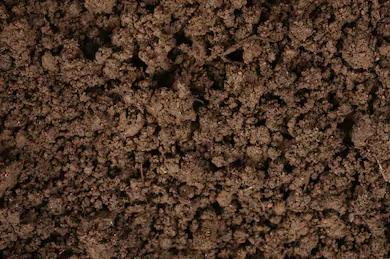
#> input picture data/balanced_dataset/test/Alluvial_soil/Alluvial_soil_test_11.jpg, 390 x 259 px
$ python -i quality.py   (imports and definitions only)
#> lines starting #> are read from the running program, lines starting #| are printed output that depends on the picture
"""Image sanity checks for soil photos.

A softmax classifier always returns one of its trained classes, so a photo of
grass or a wall can still score high. These cheap, fully local heuristics catch
obviously unusable photos first and let the API return a specific, actionable
message instead of a confident-but-wrong prediction.

Heuristics only: no retraining and no extra model.
"""

import math

from PIL import Image, ImageStat

MIN_DIMENSION = 120

# Mean brightness floor. Set low on purpose: a real photo of a dark, freshly
# tilled field measures around 31/255, so only near-black images are rejected.
MIN_BRIGHTNESS = 20
MAX_BRIGHTNESS = 232
MIN_CONTRAST = 10

# Fraction of pixels that must look like earth (brown/orange/red/yellow) or
# neutral grey/brown before we accept the photo as soil at all. A photo of a
# building and sky scored 0.20; genuine soil photos scored 0.39-1.00.
MIN_EARTH_FRACTION = 0.30

TIPS = [
    "Fill the frame with soil - avoid including sky, plants, or tools.",
    "Shoot in soft daylight; avoid harsh shadows and direct flash glare.",
    "Get close enough that the soil texture is visible, and hold steady.",
]


# [35 lines left out: function message_for, not called in this run]


def _earth_fraction(image):
    """Share of pixels whose colour plausibly belongs to soil."""
    sample = image.convert("RGB").resize((96, 96))
    hue, sat, val = sample.convert("HSV").split()
    hues = list(hue.getdata())
    sats = list(sat.getdata())
    vals = list(val.getdata())

    earth = 0
    for h, s, v in zip(hues, sats, vals):
        # Ignore blown-out highlights and crushed black shadows.
        if v < 20 or v > 245:
            continue
        # Brown / orange / red / yellow hues, or low-saturation neutrals.
        if s < 45 or h <= 55 or h >= 220:
            earth += 1

    return earth / len(hues)


def assess_image(image):
    """Return {'ok': bool, 'reason': str|None, 'message': str, 'tips': list}."""
    width, height = image.size
    if min(width, height) < MIN_DIMENSION:
        return {
            "ok": False,
            "reason": "too_small",
            "message": message_for("too_small", width=width, height=height),
            "tips": ["Upload at least 300x300 pixels for a reliable reading."],
        }

    rgb = image.convert("RGB").resize((96, 96))
    stats = ImageStat.Stat(rgb.convert("L"))
    mean_brightness = stats.mean[0]
    contrast = stats.stddev[0]

    if mean_brightness < MIN_BRIGHTNESS:
        return {"ok": False, "reason": "too_dark",
                "message": message_for("too_dark"), "tips": TIPS}

    if mean_brightness > MAX_BRIGHTNESS:
        return {"ok": False, "reason": "too_bright",
                "message": message_for("too_bright"), "tips": TIPS}

    if contrast < MIN_CONTRAST:
        return {"ok": False, "reason": "flat",
                "message": message_for("flat"), "tips": TIPS}

    earth = _earth_fraction(rgb)
    if earth < MIN_EARTH_FRACTION:
        return {"ok": False, "reason": "not_soil",
                "message": message_for("not_soil"), "tips": TIPS}

    return {"ok": True, "reason": None, "message": "", "tips": []}


# [7 lines left out: function normalised_entropy, not called in this run]

>>> from PIL import Image
>>> picture = Image.open('../data/balanced_dataset/test/Alluvial_soil/Alluvial_soil_test_11.jpg')
#> picture is the input picture: PIL image 390x259 RGB; mean R, G, B 77.2, 54.1, 40
>>> result = assess_image(picture)
#> in assess_image, `rgb = image.convert("RGB").resize((96, 96))`:
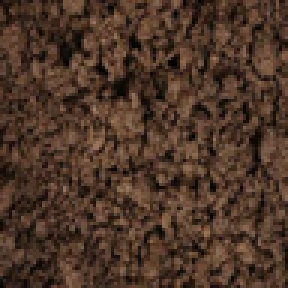
#> rgb: PIL image 96x96 RGB (shown 3 times larger); mean R, G, B 77.2, 54.1, 40
#> in assess_image, `mean_brightness = stats.mean[0]`: mean_brightness = 59.45
#> in assess_image, `contrast = stats.stddev[0]`: contrast = 23.7
#> in _earth_fraction, `hue, sat, val = sample.convert("HSV").split()`:
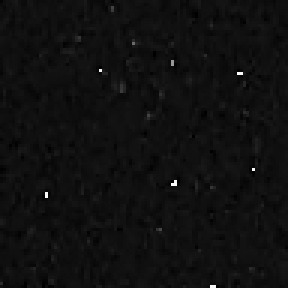
#> hue: PIL image 96x96 L (shown 3 times larger); min 0, max 253, mean 15.9
#> in _earth_fraction, `hue, sat, val = sample.convert("HSV").split()`:
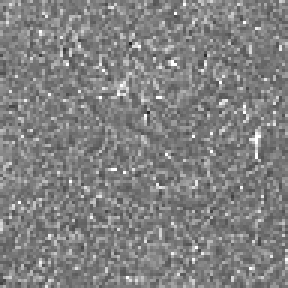
#> sat: PIL image 96x96 L (shown 3 times larger); min 38, max 255, mean 128.8
#> in _earth_fraction, `hue, sat, val = sample.convert("HSV").split()`:
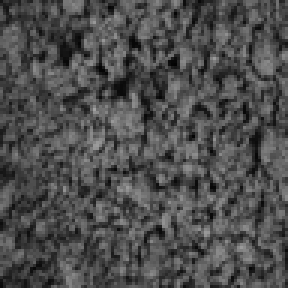
#> val: PIL image 96x96 L (shown 3 times larger); min 3, max 162, mean 77.2
#> in _earth_fraction, `hues = list(hue.getdata())`: hues = 9216 values, max 253 at index 2383, min 0 at index 449, mean 15.92
#> in _earth_fraction, `sats = list(sat.getdata())`: sats = 9216 values, max 255 at index 157, min 38 at index 1387, mean 128.8
#> in _earth_fraction, `vals = list(val.getdata())`: vals = 9216 values, max 162 at index 3487, min 3 at index 2074, mean 77.24
#> the loop in _earth_fraction, `for h, s, v in zip(hues, sats, vals):` made 9216 passes
#> (h, s, v) on passes 1 to 12: (4, 121, 21), (14, 135, 49), (17, 141, 56), (18, 146, 40), (21, 171, 43), (24, 145, 42), (16, 172, 31), (12, 103, 69), (11, 116, 59), (20, 150, 39), (19, 180, 34), (15, 114, 78)
#> after the loop in _earth_fraction, `for h, s, v in zip(hues, sats, vals):`: earth = 9022
#> in assess_image, `earth = _earth_fraction(rgb)`: earth = 0.979
#> result = 4 items

$ run again, on data/balanced_dataset/test/Alluvial_soil/Alluvial_soil_test_12.jpg
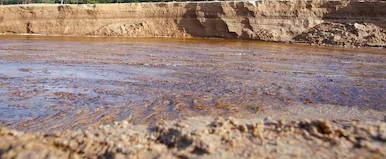
#> input picture data/balanced_dataset/test/Alluvial_soil/Alluvial_soil_test_12.jpg, 386 x 159 px
#> picture is the input picture: PIL image 386x159 RGB; mean R, G, B 156, 132, 121.4
#> in assess_image, `rgb = image.convert("RGB").resize((96, 96))`:
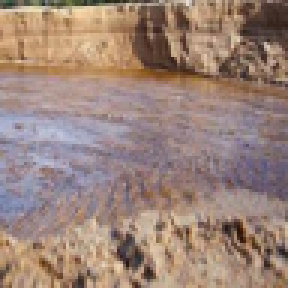
#> rgb: PIL image 96x96 RGB (shown 3 times larger); mean R, G, B 156, 132, 121.4
#> mean_brightness = 138
#> contrast = 32.55
#> in _earth_fraction, `hue, sat, val = sample.convert("HSV").split()`:
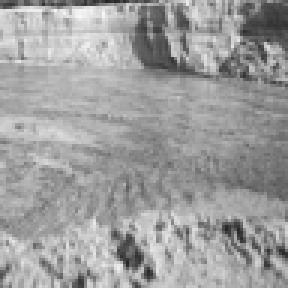
#> val: PIL image 96x96 L (shown 3 times larger); min 37, max 248, mean 157.9
#> hues = 9216 values, max 253 at index 2507, min 0 at index 1237, mean 75.67
#> sats = 9216 values, max 240 at index 7376, min 8 at index 6162, mean 65.57
#> vals = 9216 values, max 248 at index 506, min 37 at index 35, mean 157.9
#> the loop in _earth_fraction, `for h, s, v in zip(hues, sats, vals):` made 9216 passes
#> (h, s, v) on passes 1 to 8: (50, 42, 101), (68, 42, 108), (94, 69, 96), (100, 96, 85), (85, 33, 85), (45, 36, 90), (27, 54, 121), (22, 62, 123)
#> after the loop in _earth_fraction, `for h, s, v in zip(hues, sats, vals):`: earth = 9020
#> in assess_image, `earth = _earth_fraction(rgb)`: earth = 0.979
#> result = 4 items

$ run again, on data/balanced_dataset/test/Alluvial_soil/Alluvial_soil_test_13.jpg
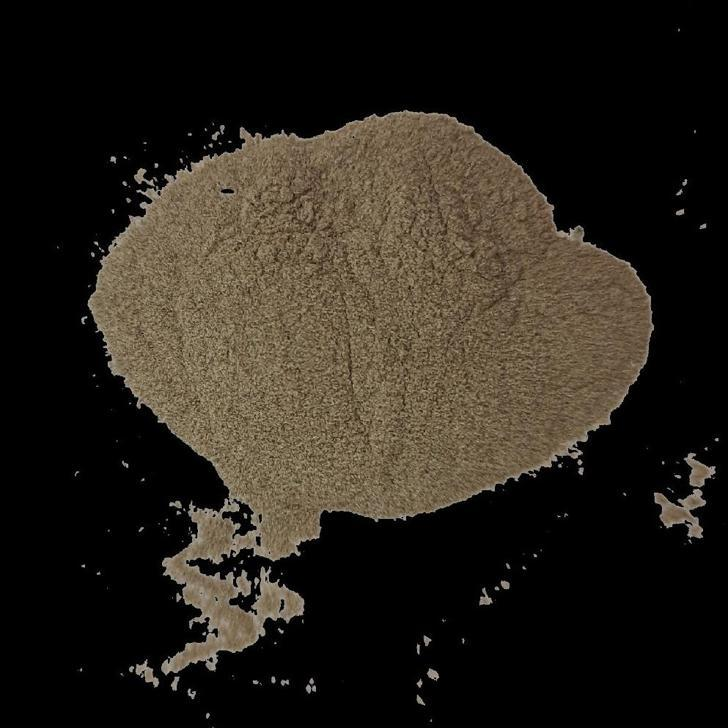
#> input picture data/balanced_dataset/test/Alluvial_soil/Alluvial_soil_test_13.jpg, 728 x 728 px
#> picture is the input picture: PIL image 728x728 RGB; mean R, G, B 40.6, 35.3, 27.3
#> in assess_image, `rgb = image.convert("RGB").resize((96, 96))`:
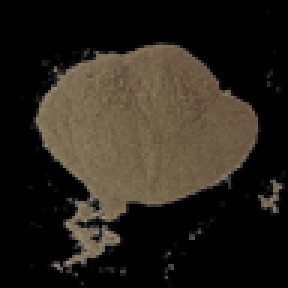
#> rgb: PIL image 96x96 RGB (shown 3 times larger); mean R, G, B 40.7, 35.3, 27.3
#> mean_brightness = 36.04
#> contrast = 47.81
#> in _earth_fraction, `hue, sat, val = sample.convert("HSV").split()`:
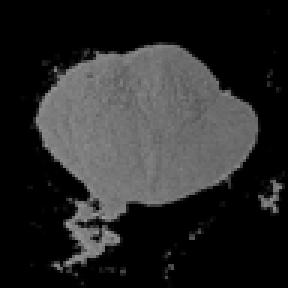
#> val: PIL image 96x96 L (shown 3 times larger); min 0, max 156, mean 40.7
#> hues = 9216 values, max 244 at index 7230, min 0 at index 0, mean 11.97
#> sats = 9216 values, max 255 at index 1205, min 0 at index 0, mean 32.26
#> vals = 9216 values, max 156 at index 7427, min 0 at index 0, mean 40.72
#> after the loop in _earth_fraction, `for h, s, v in zip(hues, sats, vals):`: earth = 3419
#> in assess_image, `earth = _earth_fraction(rgb)`: earth = 0.371
#> result = 4 items

$ run again, on data/balanced_dataset/test/Alluvial_soil/Alluvial_soil_test_14.jpg
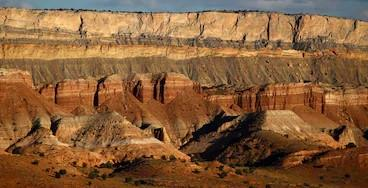
#> input picture data/balanced_dataset/test/Alluvial_soil/Alluvial_soil_test_14.jpg, 368 x 188 px
#> picture is the input picture: PIL image 368x188 RGB; mean R, G, B 134.4, 93.8, 58.1
#> in assess_image, `rgb = image.convert("RGB").resize((96, 96))`:
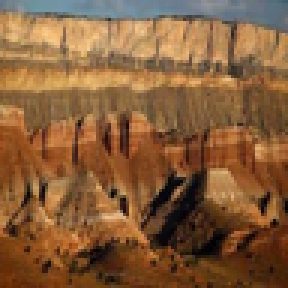
#> rgb: PIL image 96x96 RGB (shown 3 times larger); mean R, G, B 134.4, 93.8, 58.1
#> mean_brightness = 101.9
#> contrast = 40.42
#> in _earth_fraction, `hue, sat, val = sample.convert("HSV").split()`:
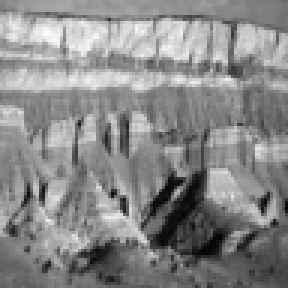
#> val: PIL image 96x96 L (shown 3 times larger); min 3, max 252, mean 136.3
#> hues = 9216 values, max 253 at index 4547, min 0 at index 546, mean 29.45
#> sats = 9216 values, max 255 at index 6391, min 2 at index 541, mean 153.2
#> vals = 9216 values, max 252 at index 1071, min 3 at index 7656, mean 136.3
#> the loop in _earth_fraction, `for h, s, v in zip(hues, sats, vals):` made 9216 passes
#> (h, s, v) on passes 1 to 8: (148, 58, 136), (146, 55, 134), (143, 48, 141), (141, 45, 141), (141, 50, 141), (136, 45, 139), (137, 44, 143), (136, 58, 149)
#> after the loop in _earth_fraction, `for h, s, v in zip(hues, sats, vals):`: earth = 8677
#> in assess_image, `earth = _earth_fraction(rgb)`: earth = 0.942
#> result = 4 items
